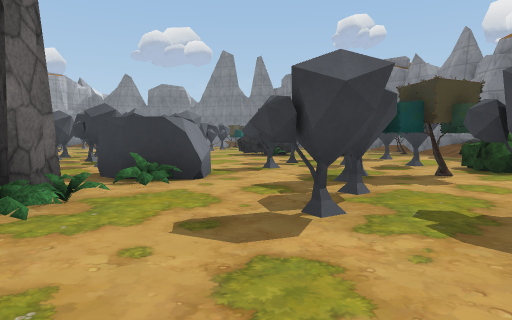
view 1 (above)

22 first-person views from a walk through a Unity game level. The camera is 1.2 m above the floor, tilts 4° down and sees 75° across. The floor is counted in squares, 2 m on a side. Each view is taken from the middle of a square. On the plan, view 1 faces up. The plan holds only what a view shows up to about 10 squares ahead; the rest is blank. The place goes on beyond the plan. Some animated figures are not drawn. Some surface patterns are stand-ins.

view 2
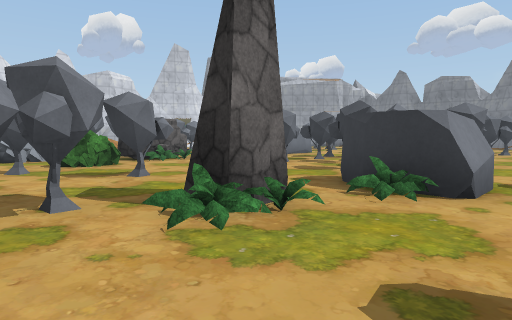

view 3
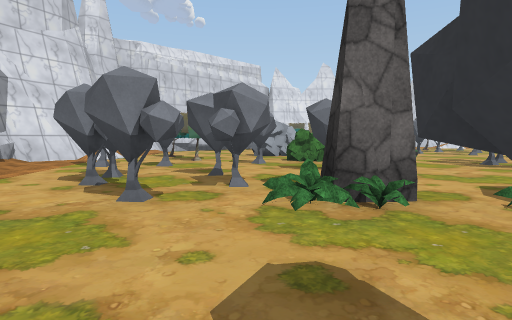

view 4
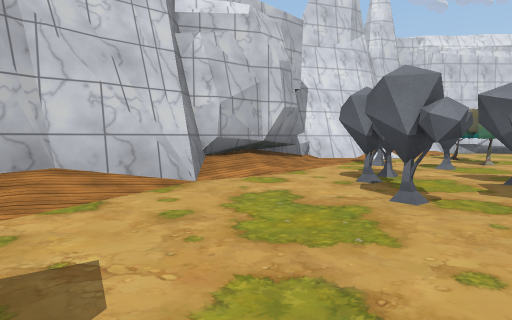

view 5
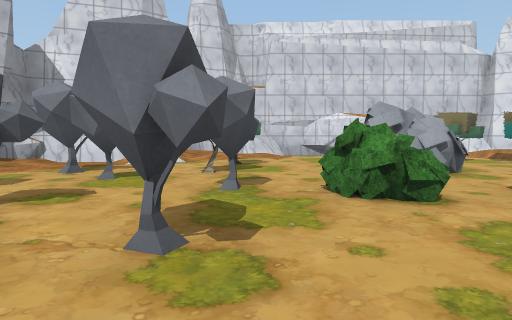

view 6
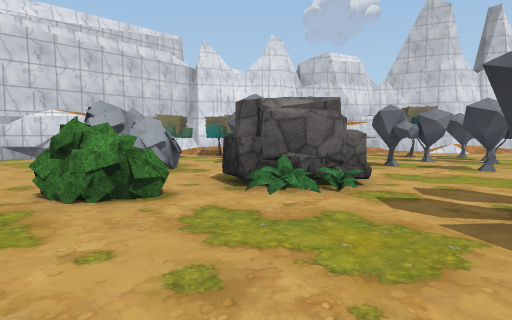

view 7
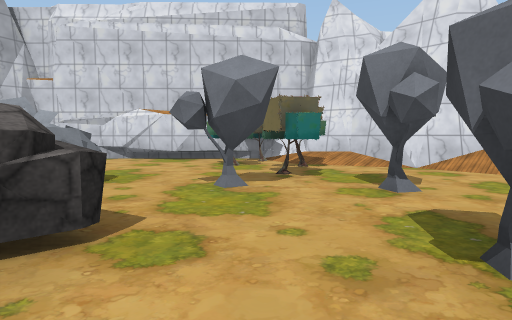

view 8
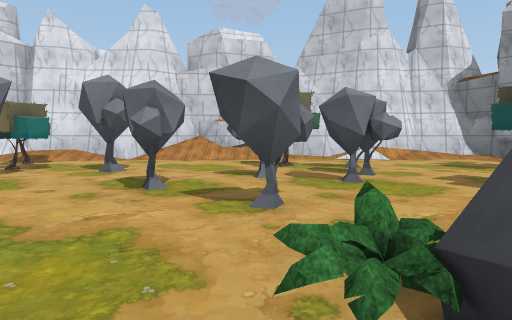

view 9
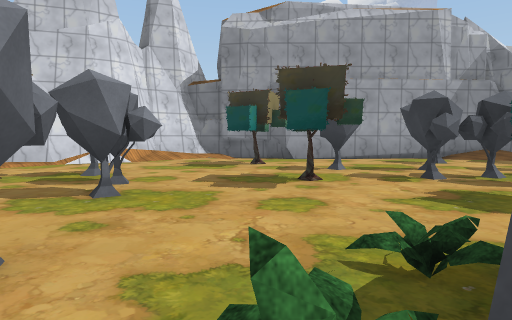

view 10
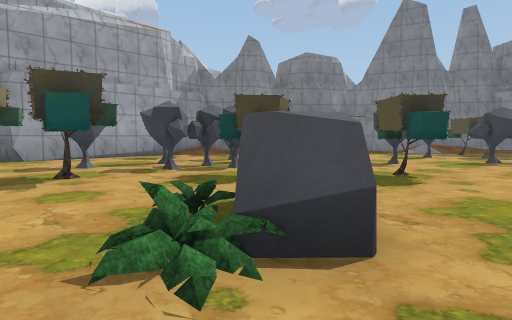

view 11
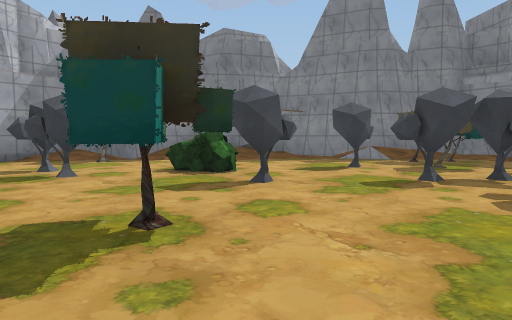

view 12
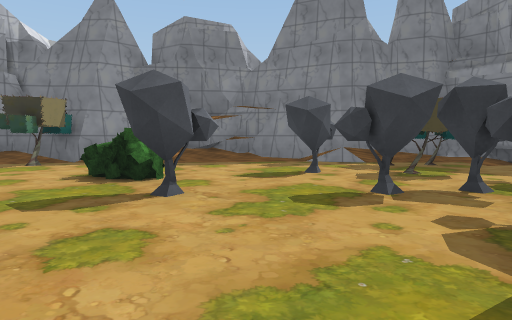

view 13
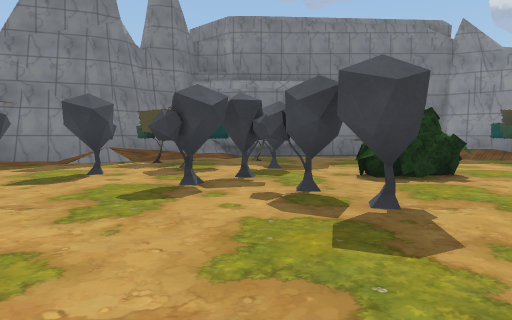

view 14
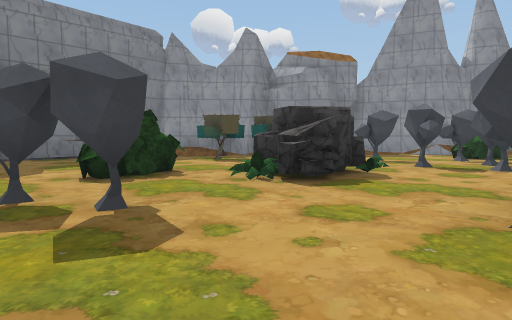

view 15
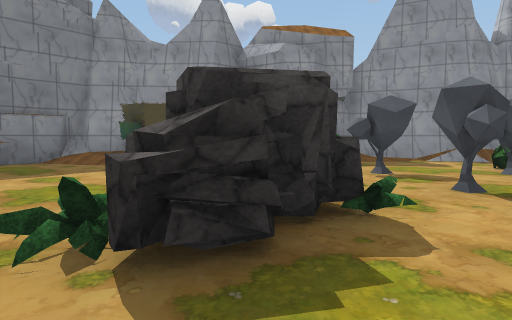

view 16
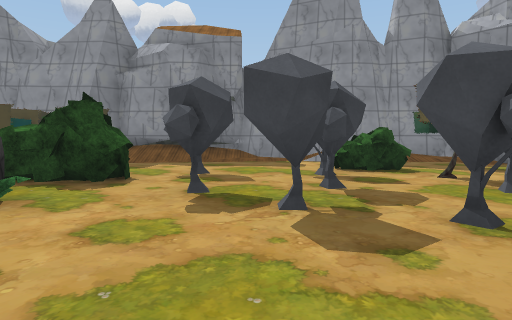

view 17
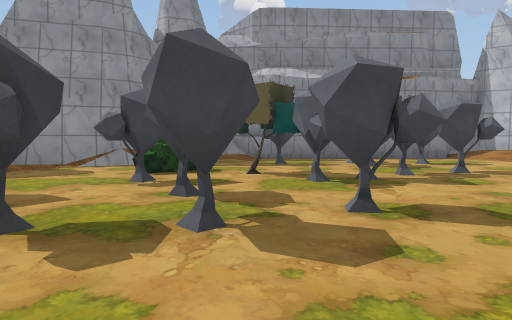

view 18
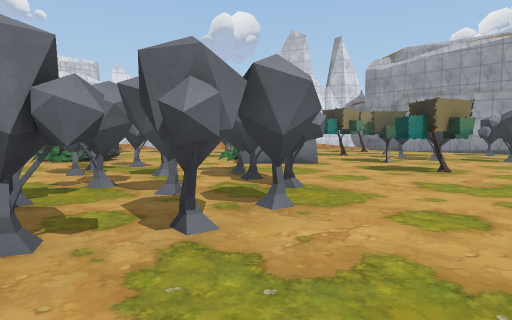

view 19
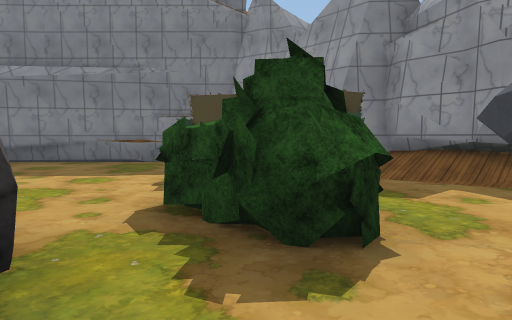

view 20
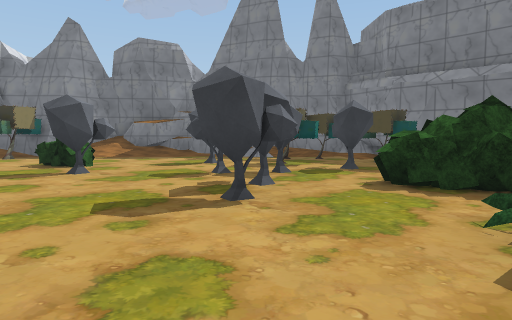

view 21
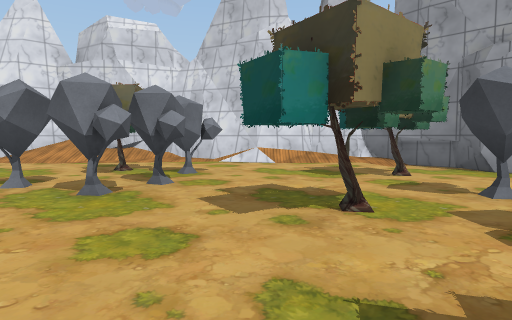

view 22
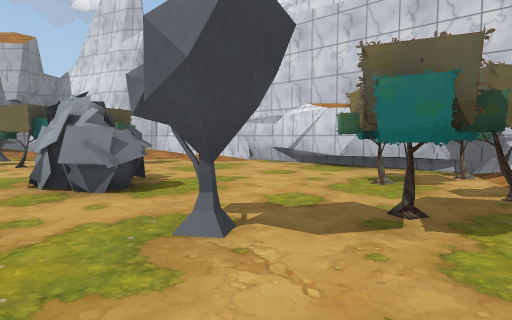

### Floor plan
Key: @ floor where view 1 was taken; # wall or solid block; x gap in a wall; . floor; / step, stairs or slope; B bush; T thing the floor can be seen under or through; R tree; C rock; O other object.
Columns run from 17 left of view 1 to 7 right of it. Each row starts with its distance up from view 1.
 21          #######
 20       ####//...#####
 19      ##.R.......RR###
 18     ##........#.RRR.##
 17    ##..##..B...RR#R..###
 16   ##...###....TT.#.....#
 15  ##....###..#..T.......#
 14  #/.R.##.x.....T.BB....#
 13  #....RR.R.RR..T.....RRR
 12 ##.....R.........CC...R #
 11 #/.#.T...O.......CC.B.R/#
 10 #..RRTT..O.####...C.B../#
  9 #/...T T....####...##...#
  8 #/....T...#..##...#.....#
  7 #/.........##.# ...##../#
  6 ##..x...CC..... .#...B./#
  5  #..R#..CC.....OO..TR../#
  4  #RRR.....B.......T  T/##
  3  #RRR..O.BB.#..C.TTT T/#
  2  #RR...OO.#...#B...   ##
  1  ##......R...###...# ##
  0   ##....RRR#.##..@..#
 -1    ##...R..#.......##
 -2     ##### ...///####
 -3         #########

Where each view was taken, in squares from view 1:
view 1: 0 up, 0 right, facing up
view 2: 1 up, 0 right, facing up-left
view 3: 2 up, 1 right, facing left
view 4: 2 up, 1 right, facing down-left
view 5: 5 up, 4 left, facing down-left
view 6: 5 up, 4 left, facing left
view 7: 8 up, 9 left, facing down-left
view 8: 9 up, 7 left, facing left
view 9: 9 up, 8 left, facing up-left
view 10: 8 up, 8 left, facing up
view 11: 11 up, 5 left, facing up
view 12: 12 up, 4 left, facing up
view 13: 12 up, 5 left, facing up-right
view 14: 12 up, 5 left, facing right
view 15: 11 up, 2 left, facing right
view 16: 8 up, 2 left, facing right
view 17: 9 up, 1 left, facing down-right
view 18: 10 up, 0 right, facing left
view 19: 9 up, 1 right, facing up-right
view 20: 10 up, 2 left, facing up
view 21: 12 up, 8 left, facing left
view 22: 7 up, 12 left, facing down
